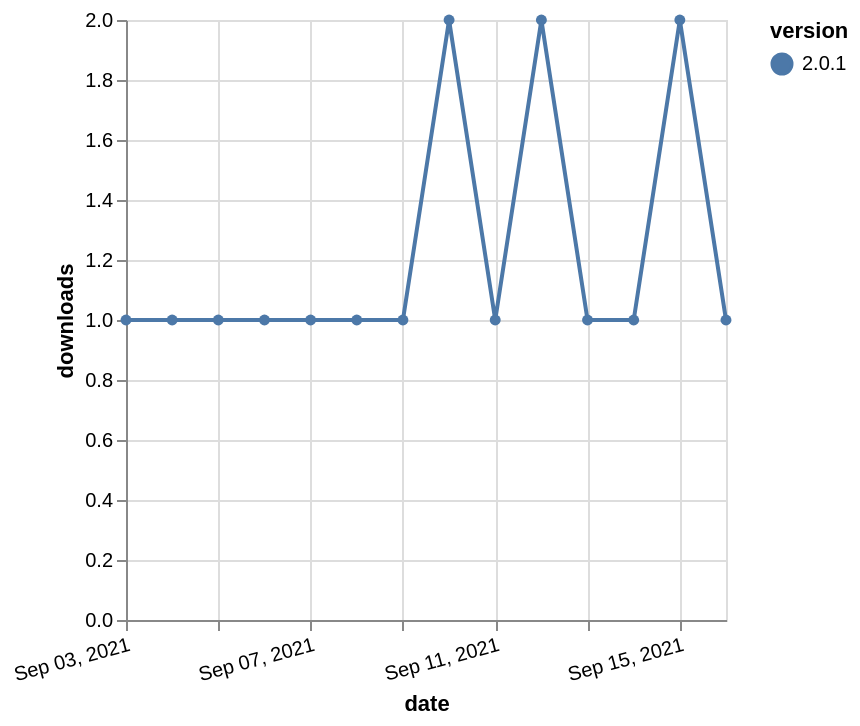

Here is the Vega-Lite specification saved for this chart:
### Vega-Lite specification from a JSON file in a GitHub repository (floating-point values rounded to 4 significant figures)
{"$schema": "https://vega.github.io/schema/vega-lite/v5.json", "description": "A simple bar chart with embedded data.", "data": {"values": [{"date": "2021-09-03", "total": 301, "delta": 1, "version": "2.0.1"}, {"date": "2021-09-04", "total": 302, "delta": 1, "version": "2.0.1"}, {"date": "2021-09-05", "total": 303, "delta": 1, "version": "2.0.1"}, {"date": "2021-09-06", "total": 304, "delta": 1, "version": "2.0.1"}, {"date": "2021-09-07", "total": 305, "delta": 1, "version": "2.0.1"}, {"date": "2021-09-08", "total": 306, "delta": 1, "version": "2.0.1"}, {"date": "2021-09-09", "total": 307, "delta": 1, "version": "2.0.1"}, {"date": "2021-09-10", "total": 309, "delta": 2, "version": "2.0.1"}, {"date": "2021-09-11", "total": 310, "delta": 1, "version": "2.0.1"}, {"date": "2021-09-12", "total": 312, "delta": 2, "version": "2.0.1"}, {"date": "2021-09-13", "total": 313, "delta": 1, "version": "2.0.1"}, {"date": "2021-09-14", "total": 314, "delta": 1, "version": "2.0.1"}, {"date": "2021-09-15", "total": 316, "delta": 2, "version": "2.0.1"}, {"date": "2021-09-16", "total": 317, "delta": 1, "version": "2.0.1"}]}, "width": "container", "mark": {"type": "line", "point": {"filled": true}}, "encoding": {"x": {"field": "date", "type": "temporal", "timeUnit": "yearmonthdate", "title": "date", "axis": {"labelAngle": -15}}, "y": {"field": "delta", "type": "quantitative", "title": "downloads"}, "color": {"field": "version", "type": "nominal"}, "tooltip": {"field": "delta"}}}
